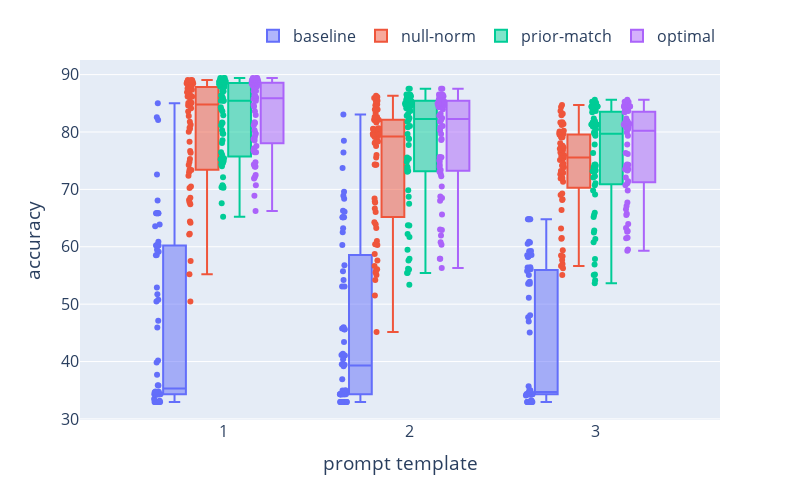

Notebook source saved alongside this figure:
### Code cell
dataset = 'snli'
base_path = f"/home/al826/rds/hpc-work/2023/prompts/calib/search/submit/outputs/flan-t5-large"
df = box_plot(base_path, dataset)

### Figure 1 — Plotly figure (JSON) as saved in the notebook; plotly's stock layout.template omitted (floating-point values rounded to 4 significant figures; data arrays with more than 128 entries replaced by an {"elided": "..."} marker saying what was removed)
{"data": [{"alignmentgroup": "True", "boxpoints": "all", "hovertemplate": "probs=baseline<br>prompt=%{x}<br>acc=%{y}<extra></extra>", "legendgroup": "baseline", "marker": {"color": "#636efa"}, "name": "baseline", "notched": false, "offsetgroup": "baseline", "orientation": "v", "showlegend": true, "type": "box", "x": {"elided": "192 str values"}, "x0": " ", "xaxis": "x", "y": {"elided": "192 float values"}, "y0": " ", "yaxis": "y"}, {"alignmentgroup": "True", "boxpoints": "all", "hovertemplate": "probs=null-norm<br>prompt=%{x}<br>acc=%{y}<extra></extra>", "legendgroup": "null-norm", "marker": {"color": "#EF553B"}, "name": "null-norm", "notched": false, "offsetgroup": "null-norm", "orientation": "v", "showlegend": true, "type": "box", "x": {"elided": "192 str values"}, "x0": " ", "xaxis": "x", "y": {"elided": "192 float values"}, "y0": " ", "yaxis": "y"}, {"alignmentgroup": "True", "boxpoints": "all", "hovertemplate": "probs=prior-match<br>prompt=%{x}<br>acc=%{y}<extra></extra>", "legendgroup": "prior-match", "marker": {"color": "#00cc96"}, "name": "prior-match", "notched": false, "offsetgroup": "prior-match", "orientation": "v", "showlegend": true, "type": "box", "x": {"elided": "192 str values"}, "x0": " ", "xaxis": "x", "y": {"elided": "192 float values"}, "y0": " ", "yaxis": "y"}, {"alignmentgroup": "True", "boxpoints": "all", "hovertemplate": "probs=optimal<br>prompt=%{x}<br>acc=%{y}<extra></extra>", "legendgroup": "optimal", "marker": {"color": "#ab63fa"}, "name": "optimal", "notched": false, "offsetgroup": "optimal", "orientation": "v", "showlegend": true, "type": "box", "x": {"elided": "192 str values"}, "x0": " ", "xaxis": "x", "y": {"elided": "192 float values"}, "y0": " ", "yaxis": "y"}], "layout": {"autosize": false, "boxmode": "group", "font": {"size": 16}, "height": 500, "legend": {"orientation": "h", "title": {"text": ""}, "tracegroupgap": 0, "x": 1, "xanchor": "right", "y": 1.02, "yanchor": "bottom"}, "margin": {"t": 60}, "width": 800, "xaxis": {"anchor": "y", "domain": [0, 1], "title": {"text": "prompt template"}}, "yaxis": {"anchor": "x", "domain": [0, 1], "title": {"text": "accuracy"}}}}
